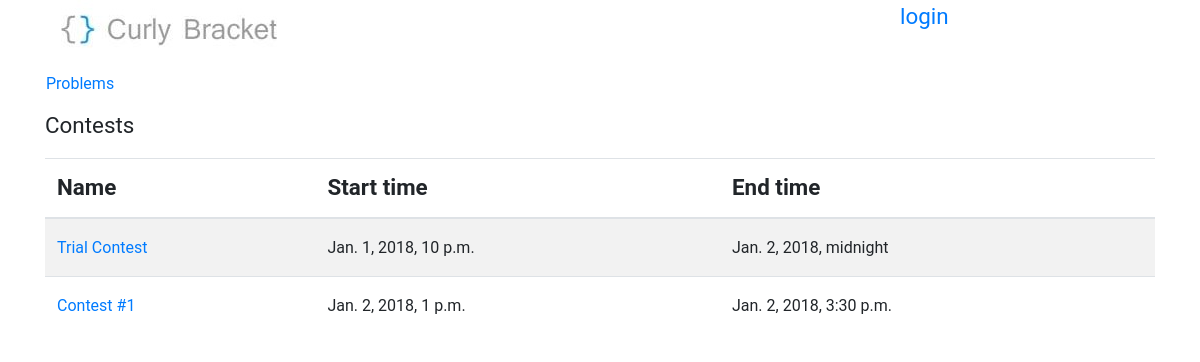
The app's page /contests/ with its own data.
### BracketsOJ/models.py (models this page shows, shortened)
class contest(models.Model):
    name = models.CharField(max_length=50)
    start_date = models.DateTimeField()
    end_date = models.DateTimeField(blank=True,null=True)

### BracketsOJ/views.py (the view)
# urls.py: re_path(r'contests/?', views.contestsView, name='contests'),
def contestsView(request):
    contests = contest.objects.all()
    try:
        return render(request, 'contests.html', {'contests': contests})
    except:
        raise SuspiciousOperation()

### templates/contests.html (shortened to what this page needs)
{% extends "base.html" %}
{% block content %}
        <div>
            <nav class="row nav problem-text">
                <a class="nav-link" href="{% url 'problems' %}">Problems</a>
            </nav>
        </div>
        <div>
            <p>Contests</p>
            <div class="table-responsive">
                <table class="table table-striped">
                    <thead>
                        <tr>
                            <th colspan="2">
                                 Name
                            </th>
                            <th>
                                Start time
                            </th>
                            <th>
                                End time
                            </th>
                        </tr>
                    </thead>
                    <tbody class="problem-text">
                    {% load tz %}
                    {% for contest in contests %}
                        <tr>
                            <td colspan="2">
                                <a href="{% url 'dashboard' contest_id=contest.id %}">{{ contest.name }}</a>
                            </td>
                            <td>
                                {{ contest.start_date|localtime }}
                            </td>
                            <td>
                                {{ contest.end_date|localtime }}
                            </td>
                        </tr>
                    {% endfor %}
                    </tbody>
                </table>
            </div>
        </div>
{% endblock content %}

### templates/base.html (style rules this page uses)
body { line-height: 1.5em; font-size: 1.4rem; font-family: "Roboto", "Lucida Grande", Verdana, Arial, sans-serif; padding-bottom: 47px; }
.problem-text { font-size: 1rem; }

### records on screen
contest: name "Trial Contest", start_date "Jan. 1, 2018, 10 p.m.", end_date "Jan. 2, 2018, midnight"
contest: name "Contest #1", start_date "Jan. 2, 2018, 1 p.m.", end_date "Jan. 2, 2018, 3:30 p.m."
